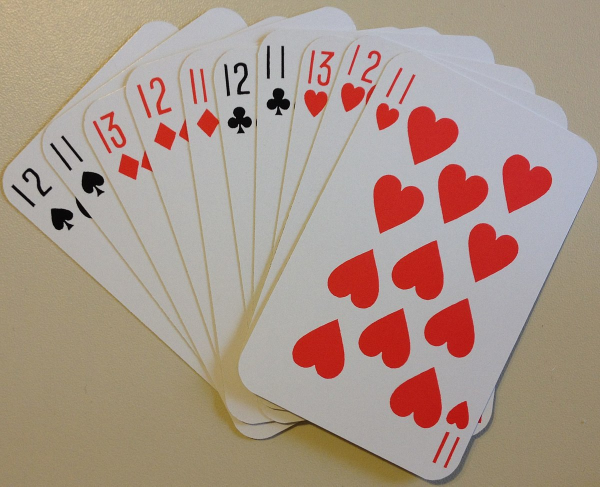
#> input picture Resources/card.jpg, 1200 x 973 px (shown at 1/2 size)
$ python chapter5.py
#> lines starting #> are read from the running program, lines starting #| are printed output that depends on the picture
import cv2
import numpy as np

#CHAPTER 5: WARP Perspective
#To extract one part of image
#in this code, we will try to extract the Card 11 of Heart

img=cv2.imread("Resources/card.jpg")
#> img is the input picture: shape (973, 1200, 3); mean B, G, R 138.1, 149.9, 170.3
print(img.shape)
#| (973, 1200, 3)

width,height=(250,350)

pts1=np.float32([[795,93],[1197,319],[464,753],[901,966]]) #define 4 point
pts2=np.float32([[0,0],[width,0],[0,height],[width,height]]) #say which point is which
matrix = cv2.getPerspectiveTransform(pts1,pts2) #transformation matrix
imgOutput=cv2.warpPerspective(img,matrix,(width,height))
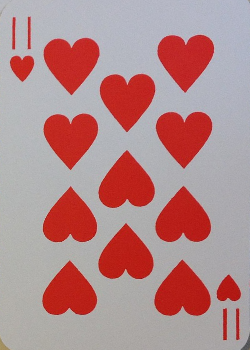
#> imgOutput: shape (350, 250, 3); mean B, G, R 139, 137.9, 179.8

cv2.imshow("Cards",img)
cv2.imshow("output",imgOutput)
cv2.waitKey(0)

$ run again, with Resources/crack1.jpg copied over Resources/card.jpg
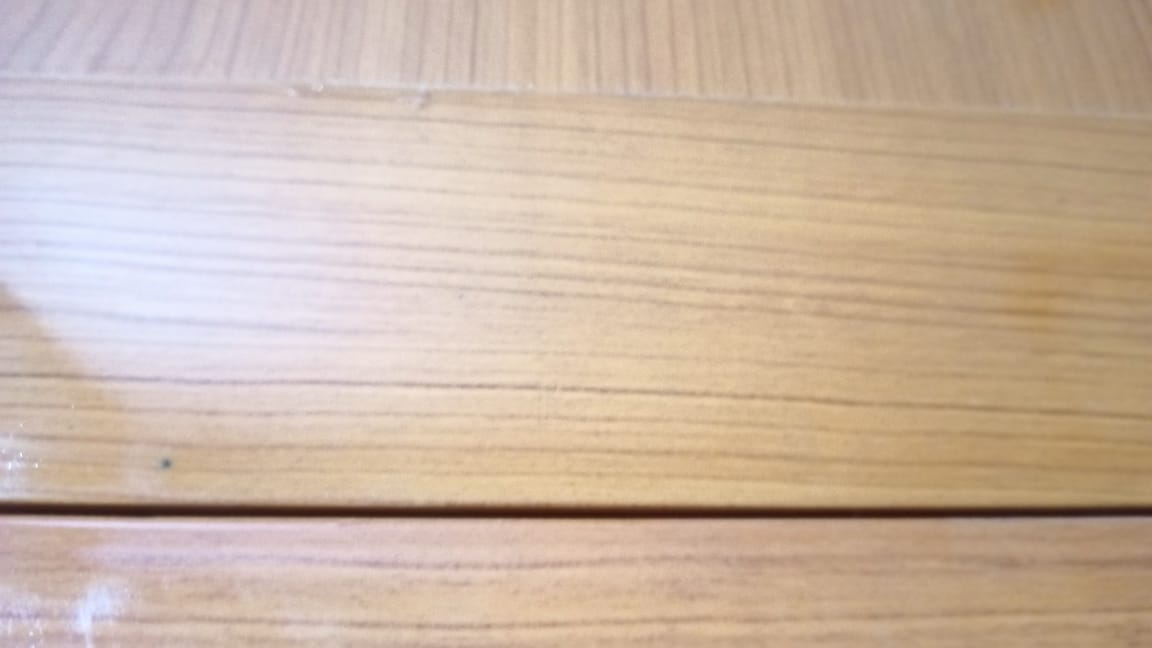
#> input picture Resources/crack1.jpg, 1152 x 648 px
#> img is the input picture: shape (648, 1152, 3); mean B, G, R 165.4, 182.5, 203.6
#| (648, 1152, 3)
#> `imgOutput=cv2.warpPerspective(img,matrix,(width,height))`:
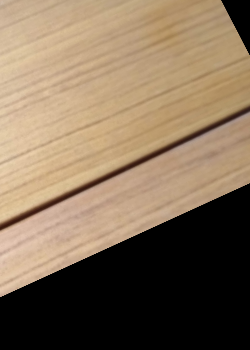
#> imgOutput: shape (350, 250, 3); mean B, G, R 88.2, 110.9, 130.9
